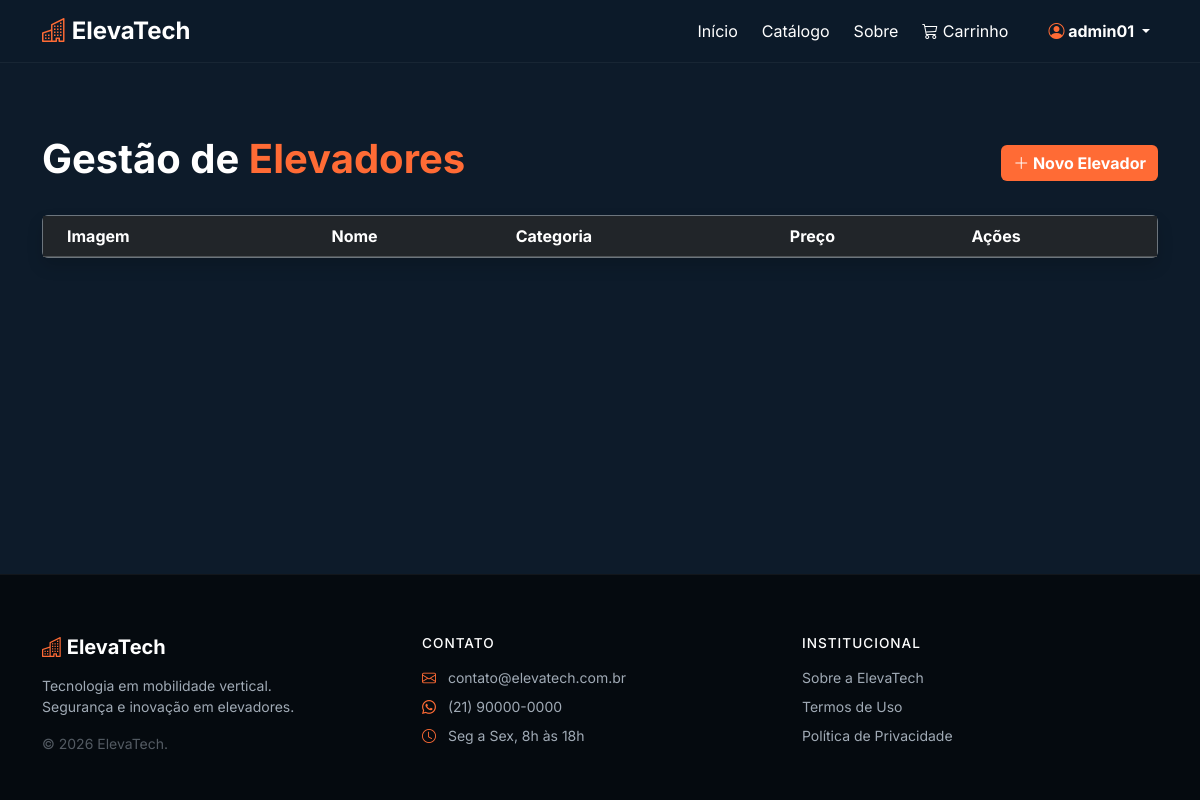
/painel/ (signed in), run on an earlier commit of the app's database.
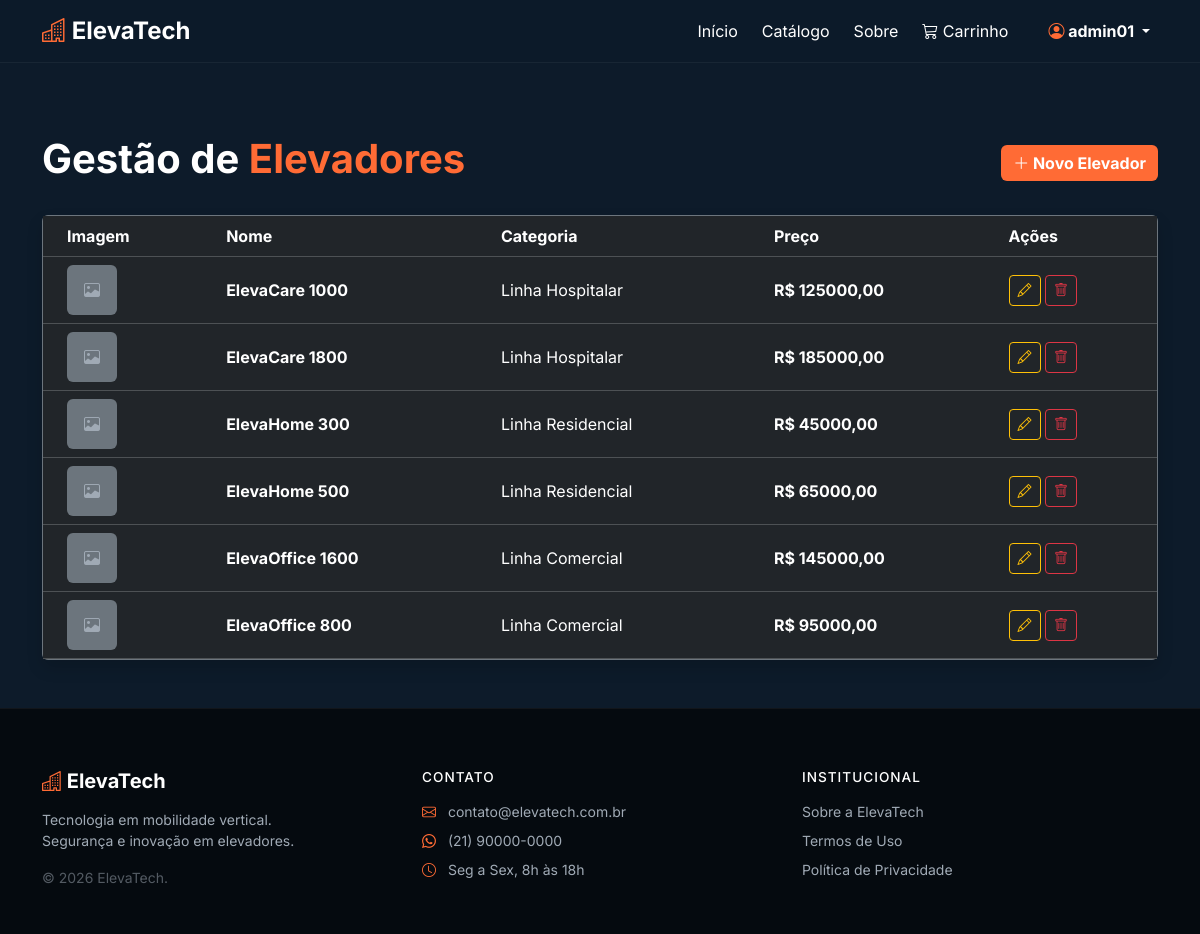
And on a later commit of the database.
### produtos/models.py (models this page shows, shortened)
class Elevador(models.Model):
    nome = models.CharField(max_length=120)
    categoria = models.ForeignKey(Categoria, on_delete=models.PROTECT)
    preco = models.DecimalField(max_digits=10, decimal_places=2)
    estoque = models.PositiveIntegerField(default=0)
    imagem = models.ImageField(upload_to="elevadores/", blank=True, null=True)
    ativo = models.BooleanField(default=True)
    class Meta:
        verbose_name_plural = "Elevadores"

class Categoria(models.Model):
    nome = models.CharField(max_length=60, unique=True)
    class Meta:
        verbose_name_plural = "Categorias"

### produtos/views.py (the view)
# urls.py: path("painel/", views.painel, name="painel"),
@login_required
@user_passes_test(eh_staff)
def painel(request):
    elevadores = Elevador.objects.all().order_by("nome")
    return render(request, "produtos/painel.html", {"elevadores": elevadores})

### core/context_processors.py (called while the page is built)
def carrinho(request):
    carrinho = request.session.get("carrinho", {})
    quantidade = sum(carrinho.values())
    return {"carrinho_quantidade": quantidade}

### produtos/views.py (called while the page is built)
def eh_staff(user):
    return user.is_staff

### produtos/templates/produtos/painel.html (shortened to what this page needs)
{% extends 'core/base.html' %}
{% block content %}
<div class="container py-5 mt-4">
    <div class="d-flex justify-content-between align-items-center mb-4">
        <h1 class="fw-bold">Gestão de <span class="texto-laranja">Elevadores</span></h1>
        <a href="{% url 'elevador_novo' %}" class="btn btn-laranja fw-bold"><i class="bi bi-plus-lg"></i> Novo
            Elevador</a>
    </div>
    <div class="card bg-dark border-secondary shadow">
        <div class="card-body p-0 table-responsive">
            <table class="table table-dark table-hover align-middle mb-0">
                <thead>
                    <tr>
                        <th class="ps-4">Imagem</th>
                        <th>Nome</th>
                        <th>Categoria</th>
                        <th>Preço</th>
                        <th>Ações</th>
                    </tr>
                </thead>
                <tbody>
                    {% for elevador in elevadores %}
                    <tr>
                        <td class="ps-4">
                            {% if elevador.imagem %}
                            <img src="{{ elevador.imagem.url }}" alt="{{ elevador.nome }}"
                                style="width: 50px; height: 50px; object-fit: cover; border-radius: 8px;">
                            {% else %}
                            <div class="bg-secondary rounded d-flex align-items-center justify-content-center"
                                style="width: 50px; height: 50px;">
                                <i class="bi bi-image text-muted"></i>
                            </div>
                            {% endif %}
                        </td>
                        <td class="fw-bold">{{ elevador.nome }}</td>
                        <td>{{ elevador.categoria.nome }}</td>
                        <td class="texto-laranja fw-bold">R$ {{ elevador.preco }}</td>
                        <td>
                            <a href="{% url 'elevador_editar' elevador.pk %}" class="btn btn-sm btn-outline-warning"><i
                                    class="bi bi-pencil"></i></a>
                            <a href="{% url 'elevador_excluir' elevador.pk %}" class="btn btn-sm btn-outline-danger"
                                onclick="return confirm('Tem certeza que deseja excluir?')"><i
                                    class="bi bi-trash"></i></a>
                        </td>
                    </tr>
                    {% endfor %}
                </tbody>
            </table>
        </div>
    </div>
</div>
{% endblock %}

What changed in the data, as far as the page shows it:
added Elevador: nome "ElevaCare 1000", categoria.nome "Linha Hospitalar", preco "125000,00"
added Elevador: nome "ElevaCare 1800", categoria.nome "Linha Hospitalar", preco "185000,00"
added Elevador: nome "ElevaHome 300", categoria.nome "Linha Residencial", preco "45000,00"
added Elevador: nome "ElevaHome 500", categoria.nome "Linha Residencial", preco "65000,00"
added Elevador: nome "ElevaOffice 1600", categoria.nome "Linha Comercial", preco "145000,00"
added Elevador: nome "ElevaOffice 800", categoria.nome "Linha Comercial", preco "95000,00"
